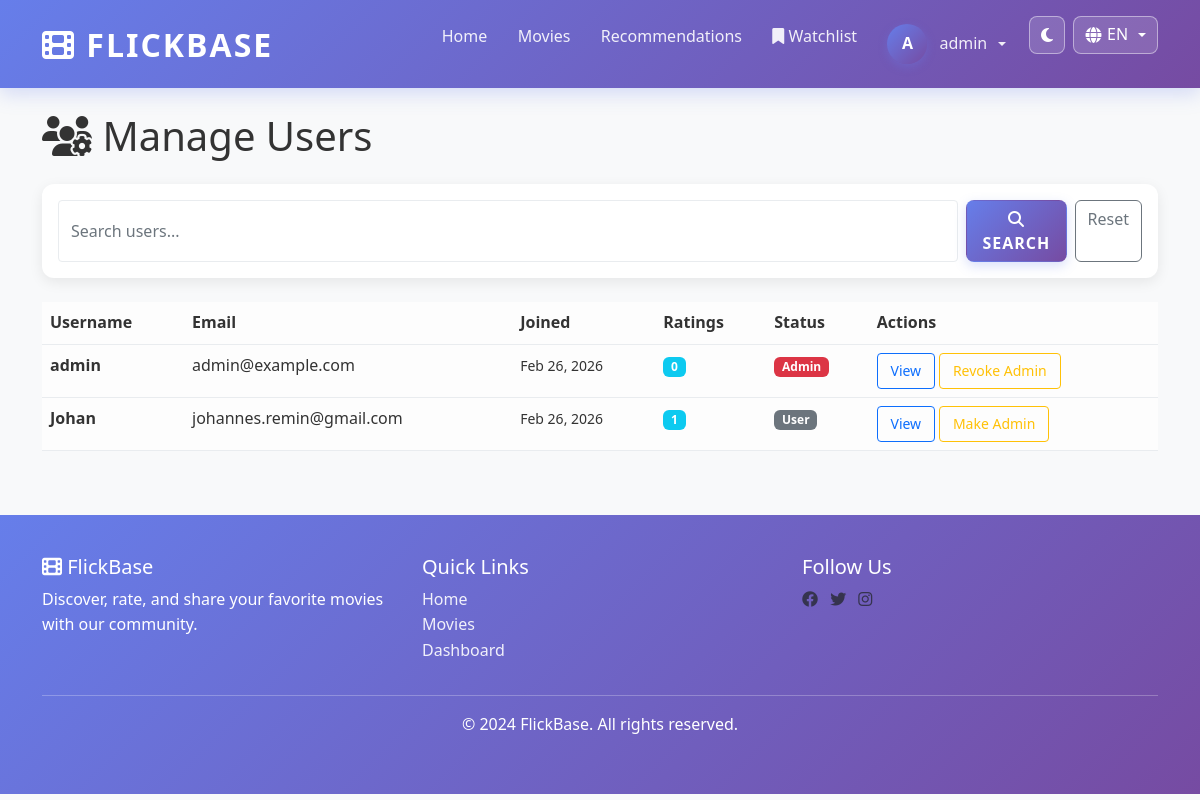
The app's page /admin/users (signed in), older data.
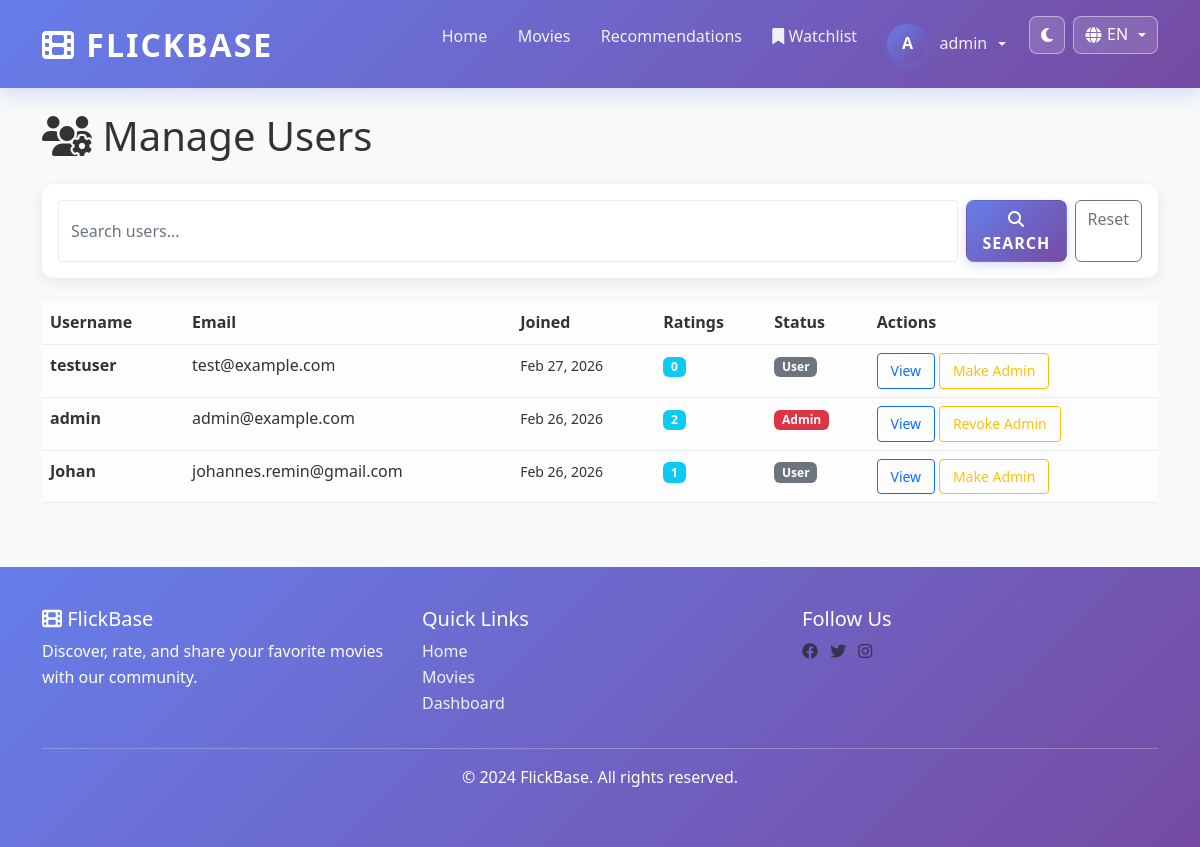
The same page, newer data.
### app/models.py (models this page shows, shortened)
class User(UserMixin, db.Model):
    __tablename__ = 'users'
    id = db.Column(db.Integer, primary_key=True)
    username = db.Column(db.String(80), unique=True, nullable=False, index=True)
    email = db.Column(db.String(120), unique=True, nullable=False, index=True)
    password_hash = db.Column(db.String(255), nullable=False)
    is_admin = db.Column(db.Boolean, default=False)
    created_at = db.Column(db.DateTime, default=utcnow)
    updated_at = db.Column(db.DateTime, default=utcnow, onupdate=utcnow)
    ratings = db.relationship('Rating', backref='user', lazy=True, cascade='all, delete-orphan')
    watchlist = db.relationship('Watchlist', backref='user', lazy=True, cascade='all, delete-orphan')

### app/routes/admin.py (the view)
@admin_bp.route('/users')
@login_required
@admin_required
def manage_users():
    page = request.args.get('page', 1, type=int)
    search = request.args.get('search', '').strip()
    query = User.query
    if search:
        query = query.filter(
            (User.username.ilike(f'%{search}%')) |
            (User.email.ilike(f'%{search}%'))
        )
    users = query.order_by(User.created_at.desc()).paginate(page=page, per_page=20)
    return render_template('admin/manage_users.html',
                         users=users,
                         search=search)

### app/i18n.py (called while the page is built)
def get_current_language():
    selected = session.get('lang')
    return selected if selected in SUPPORTED_LANGUAGES else 'en'

def translate(key, lang=None):
    current_lang = lang or get_current_language()
    entry = TRANSLATIONS.get(key, {})
    return entry.get(current_lang) or entry.get('en') or key

### app/routes/admin.py (called while the page is built)
def admin_required(f):
    @wraps(f)
    def decorated_function(*args, **kwargs):
        if not current_user.is_authenticated or not current_user.is_admin:
            flash(t('admin.no_permission'), 'danger')
            return redirect(url_for('movie.home'))
        return f(*args, **kwargs)
    return decorated_function

### app/templates/admin/manage_users.html (shortened to what this page needs)
{% extends "base.html" %}
{% block content %}
<h1 class="mb-4"><i class="fas fa-users-cog"></i> Manage Users</h1>
<div class="card mb-4">
    <div class="card-body">
        <form method="get" class="d-flex gap-2">
            <input type="text" name="search" class="form-control" placeholder="Search users..." value="{{ search }}">
            <button type="submit" class="btn btn-primary">
                <i class="fas fa-search"></i> Search
            </button>
            <a href="{{ url_for('admin.manage_users') }}" class="btn btn-outline-secondary">Reset</a>
        </form>
    </div>
</div>
<div class="table-responsive">
    <table class="table table-hover">
        <thead>
            <tr>
                <th>Username</th>
                <th>Email</th>
                <th>Joined</th>
                <th>Ratings</th>
                <th>Status</th>
                <th>Actions</th>
            </tr>
        </thead>
        <tbody>
            {% for user in users.items %}
            <tr>
                <td><strong>{{ user.username }}</strong></td>
                <td>{{ user.email }}</td>
                <td><small>{{ user.created_at.strftime('%b %d, %Y') }}</small></td>
                <td>
                    {% set rating_count = user.ratings|length %}
                    <span class="badge bg-info">{{ rating_count }}</span>
                </td>
                <td>
                    {% if user.is_admin %}
                    <span class="badge bg-danger">Admin</span>
                    {% else %}
                    <span class="badge bg-secondary">User</span>
                    {% endif %}
                </td>
                <td>
                    <a href="{{ url_for('admin.view_user', user_id=user.id) }}" class="btn btn-sm btn-outline-primary">View</a>
                    <button class="btn btn-sm btn-outline-warning"
                            onclick="toggleAdmin({{ user.id }}, '{{ user.username }}')">
                        {{ 'Revoke' if user.is_admin else 'Make' }} Admin
                    </button>
                </td>
            </tr>
            {% endfor %}
        </tbody>
    </table>
</div>
{% endblock %}

### app/templates/base.html (shortened to what the changed rows need)
<!DOCTYPE html>
<html lang="{{ current_lang or 'en' }}" data-bs-theme="light">
<head>
    <link href="https://cdn.jsdelivr.net/npm/bootstrap@5.3.0/dist/css/bootstrap.min.css" rel="stylesheet">
    <link rel="stylesheet" href="https://cdnjs.cloudflare.com/ajax/libs/font-awesome/6.4.0/css/all.min.css">
    <link rel="stylesheet" href="{{ url_for('static', filename='css/dark-mode.css') }}">
</head>
<body>
    <nav class="navbar navbar-expand-lg navbar-light sticky-top">
        <div class="container">
            <div class="collapse navbar-collapse" id="navbarNav">
                <ul class="navbar-nav ms-auto">
                    {% if current_user.is_authenticated %}
                        <li class="nav-item">
                            <a class="nav-link" href="{{ url_for('movie.recommendations') }}">{{ t('nav.recommendations') }}</a>
                        </li>
                        <li class="nav-item">
                            <a class="nav-link" href="{{ url_for('movie.watchlist') }}">
                                <i class="fas fa-bookmark"></i> {{ t('nav.watchlist') }}
                            </a>
                        </li>
                        <li class="nav-item dropdown">
                            <a class="nav-link dropdown-toggle" href="#" id="userDropdown" role="button" data-bs-toggle="dropdown">
                                <div class="avatar">{{ current_user.username[0].upper() }}</div>
                                {{ current_user.username }}
                            </a>
                        </li>
                    {% endif %}
                </ul>
            </div>
        </div>
    </nav>
    <main class="container my-4">
        {% block content %}{% endblock %}
    </main>
</body>
</html>

Row changes from the older to the newer data that the page shows:
computed for User "admin": id "0" → "2"
added User: username "testuser", email "test@example.com", created_at "Feb 27, 2026", is_admin "0", shows "User", is_admin "Make"
